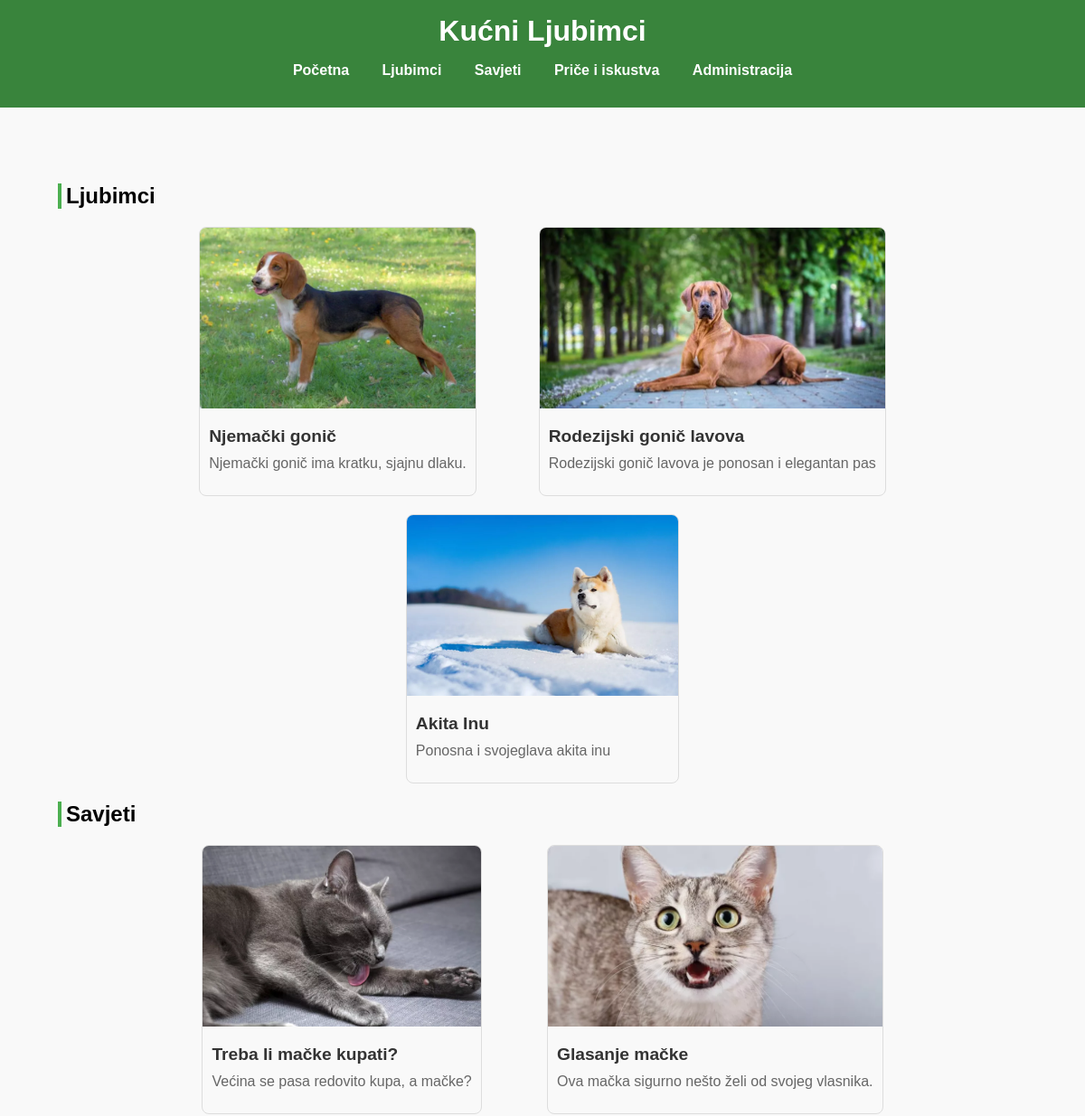
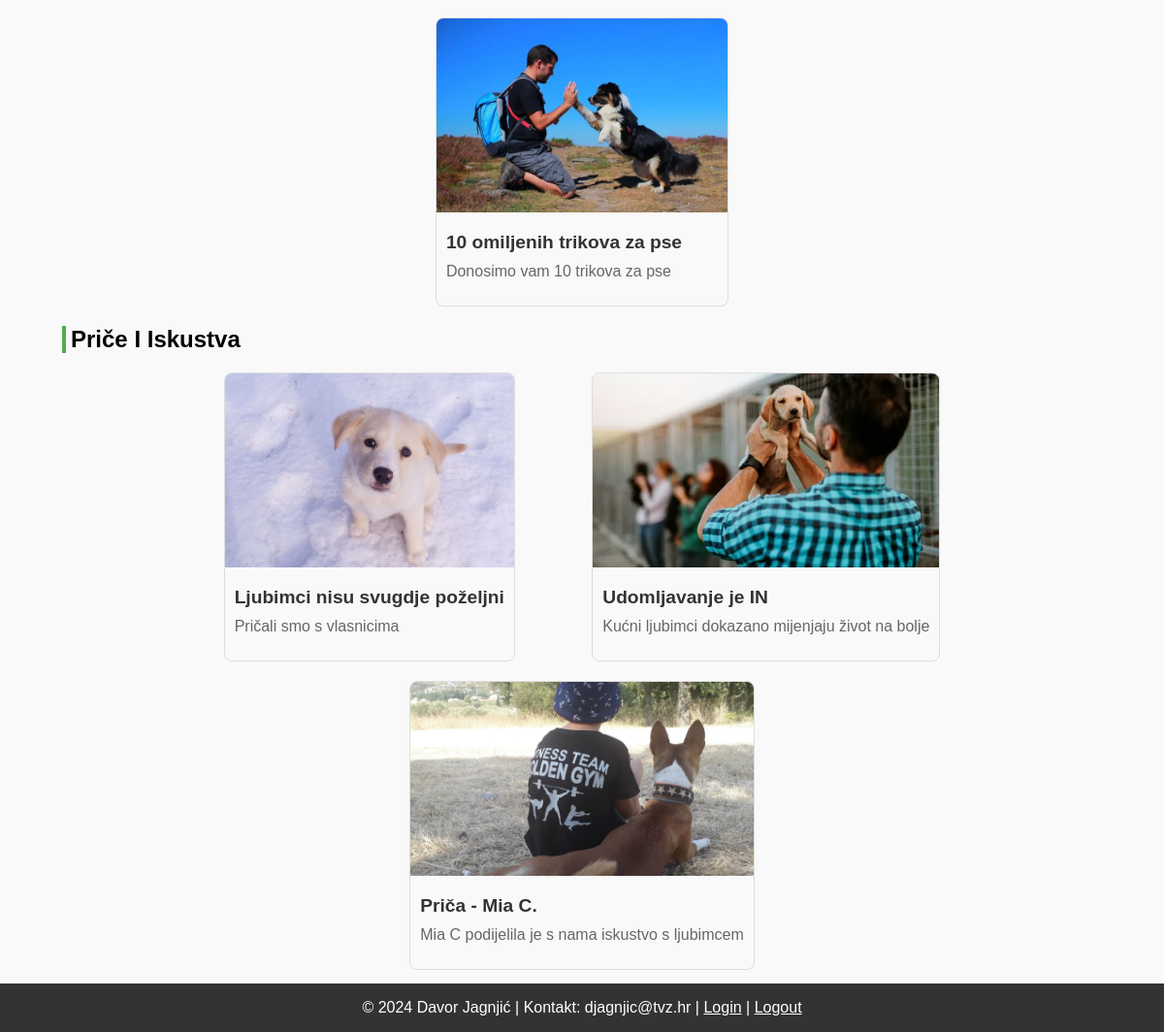
The page / on the database its author committed (2 pictures, top to bottom).
### tables this page shows
CREATE TABLE `vijest` (
  `id` int(11) NOT NULL,
  `datum` varchar(32) NOT NULL,
  `naslov` varchar(64) NOT NULL,
  `sazetak` text NOT NULL,
  `tekst` text NOT NULL,
  `slika` varchar(64) NOT NULL,
  `kategorija` varchar(64) NOT NULL,
  `arhiva` tinyint(1) NOT NULL
);

### index.php (the view, shortened to what this page needs)
<?php
include 'connect.php';
?>
<!DOCTYPE html>
<html lang="hr">
<head>
    <link rel="stylesheet" href="style/style.css">
</head>
<body>
    <header>
        <h1>Kućni Ljubimci</h1>
        <nav>
            <ul>
                <li><a href="index.php">Početna</a></li>
                <li><a href="kategorija.php?id=ljubimci">Ljubimci</a></li>
                <li><a href="kategorija.php?id=savjeti">Savjeti</a></li>
                <li><a href="kategorija.php?id=iskustva">Priče i iskustva</a></li>
                <li><a href="administracija.php">Administracija</a></li>
            </ul>
        </nav>
    </header>
    <main>
        <section class="ljubimci">
            <h2>Ljubimci</h2>
            <div class="ljubimci-container">
                <?php
                $query = "SELECT * FROM vijest WHERE arhiva=0 AND kategorija='ljubimci' LIMIT 3";
                $result = mysqli_query($dbc, $query);
                $uppath = "uploads/";
                while ($row = mysqli_fetch_array($result)) {
                    echo '<article>';
                    echo '<div class="article">';
                    echo '<div class="ljubimci_img">';
                    echo '<img src="' . $uppath . $row['slika'] . '" alt="' . $row['naslov'] . '">';
                    echo '</div>';
                    echo '<div class="media_body">';
                    echo '<h4 class="title">';
                    echo '<a href="clanak.php?id=' . $row['id'] . '">';
                    echo $row['naslov'];
                    echo '</a></h4>';
                    echo '<p class="sazetak">' . $row['sazetak'] . '</p>';
                    echo '</div></div>';
                    echo '</article>';
                }
                ?>
        </section>
        <section class="ljubimci">
            <h2>Savjeti</h2>
            <div class="ljubimci-container">
                <?php
                $query = "SELECT * FROM vijest WHERE arhiva=0 AND kategorija='savjeti' LIMIT 3";
                $result = mysqli_query($dbc, $query);
                $uppath = "uploads/";
                while ($row = mysqli_fetch_array($result)) {
                    echo '<article>';
                    echo '<div class="article">';
                    echo '<div class="ljubimci_img">';
                    echo '<img src="' . $uppath . $row['slika'] . '" alt="' . $row['naslov'] . '">';
                    echo '</div>';
                    echo '<div class="media_body">';
                    echo '<h4 class="title">';
                    echo '<a href="clanak.php?id=' . $row['id'] . '">';
                    echo $row['naslov'];
                    echo '</a></h4>';
                    echo '<p class="sazetak">' . $row['sazetak'] . '</p>';
                    echo '</div></div>';
                    echo '</article>';
                }
                ?>
        </section>
        <section class="ljubimci">
            <h2>Priče i iskustva</h2>
            <div class="ljubimci-container">
                <?php
                $query = "SELECT * FROM vijest WHERE arhiva=0 AND kategorija='iskustva' LIMIT 3";
                $result = mysqli_query($dbc, $query);
                $uppath = "uploads/";
                while ($row = mysqli_fetch_array($result)) {
                    echo '<article>';
                    echo '<div class="article">';
                    echo '<div class="ljubimci_img">';
                    echo '<img src="' . $uppath . $row['slika'] . '" alt="' . $row['naslov'] . '">';
                    echo '</div>';
                    echo '<div class="media_body">';
                    echo '<h4 class="title">';
                    echo '<a href="clanak.php?id=' . $row['id'] . '">';
                    echo $row['naslov'];
                    echo '</a></h4>';
                    echo '<p class="sazetak">' . $row['sazetak'] . '</p>';
                    echo '</div></div>';
                    echo '</article>';
                }
                ?>
        </section>
    </main>
    <footer>
        <p>&copy; 2024 Davor Jagnjić | Kontakt: djagnjic@tvz.hr | <a href="login.php" style="color: white;">Login</a> |
         <a href="logout.php" style="color: white;">Logout</a></p>
    </footer>
</body>
</html>

### style/style.css (style rules this page uses)
body { font-family: Arial, sans-serif; margin: 0; padding: 0; background-color: #f9f9f9; }
header { background-color: #39843c; color: white; padding: 1em 0; text-align: center; }
header h1 { margin: 0; font-size: 2em; }
nav ul { list-style-type: none; padding: 0; }
nav ul li { display: inline; margin: 0 1em; }
nav ul li a { color: white; text-decoration: none; font-weight: bold; }
main { padding: 4em; }
.ljubimci { margin-top: 20px; }
.ljubimci h2 { font-size: 1.5em; margin-bottom: 20px; border-left: 4px solid #4CAF50; padding-left: 5px; text-transform: capitalize; text-align: left; }
.ljubimci-container { display: flex; flex-wrap: wrap; max-width: 80%; gap: 20px; justify-content: space-evenly; margin-left: auto; margin-right: auto; }
.article { flex: 1 1 calc(33.333% - 20px); box-sizing: border-box; border: 1px solid #ddd; border-radius: 8px; background-color: #f9f9f9; overflow: hidden; display: flex; flex-direction: column; justify-content: space-between; }
.ljubimci_img { width: 100%; height: 200px; overflow: hidden; }
.ljubimci_img img { width: 100%; height: 100%; object-fit: cover; }
.media_body { padding: 10px; flex-grow: 1; }
.media_body .title { font-size: 1.2em; margin: 10px 0; }
.media_body .title a { text-decoration: none; color: #333; }
.media_body .sazetak { font-size: 1em; color: #666; margin-top: 10px; }
.title { font-size: 2em; color: #333; margin-bottom: 10px; }
footer { background-color: #333; color: white; text-align: center; padding: 1em 0; position: fixed; width: 100%; bottom: 0; }
footer p { margin: 0; }

### rows shown on the page
vijest: slika (picture), naslov "Njemački gonič", sazetak "Njemački gonič ima kratku, sjajnu dlaku."
vijest: slika (picture), naslov "Rodezijski gonič lavova", sazetak "Rodezijski gonič lavova je ponosan i elegantan pas"
vijest: slika (picture), naslov "Akita Inu", sazetak "Ponosna i svojeglava akita inu"
vijest: slika (picture), naslov "Treba li mačke kupati?", sazetak "Većina se pasa redovito kupa, a mačke?"
vijest: slika (picture), naslov "Glasanje mačke", sazetak "Ova mačka sigurno nešto želi od svojeg vlasnika."
vijest: slika (picture), naslov "10 omiljenih trikova za pse", sazetak "Donosimo vam 10 trikova za pse"
vijest: slika (picture), naslov "Ljubimci nisu svugdje poželjni", sazetak "Pričali smo s vlasnicima"
vijest: slika (picture), naslov "Udomljavanje je IN", sazetak "Kućni ljubimci dokazano mijenjaju život na bolje"
vijest: slika (picture), naslov "Priča - Mia C.", sazetak "Mia C podijelila je s nama iskustvo s ljubimcem"
